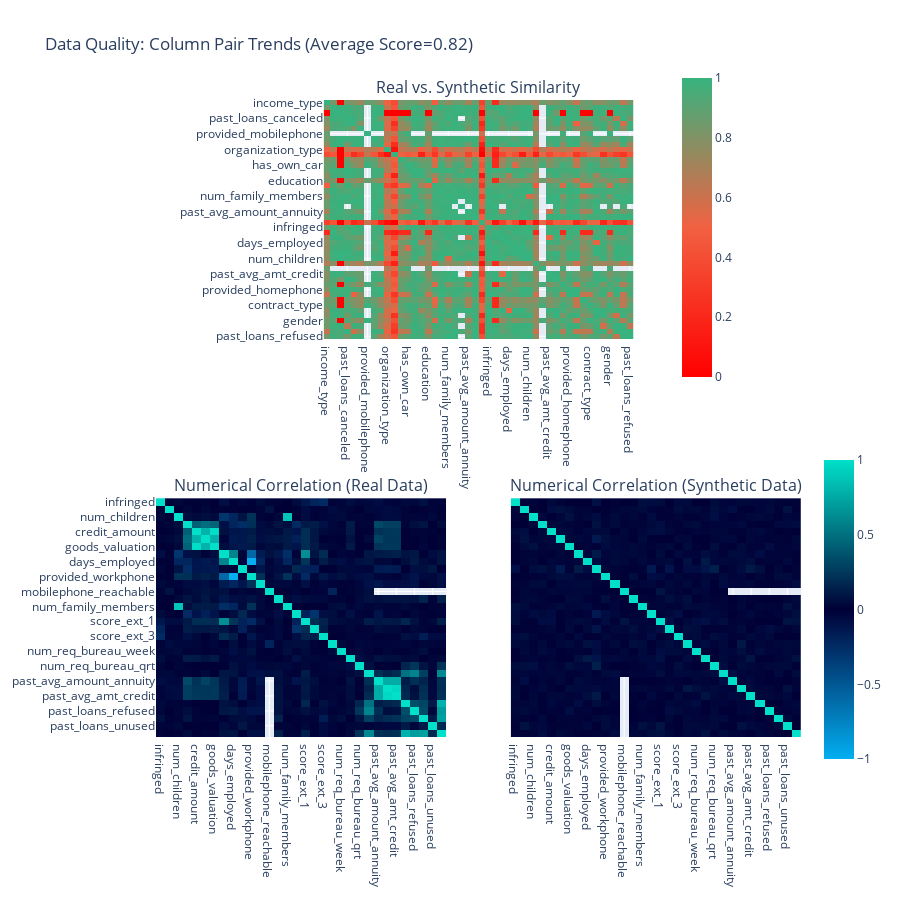

Write notebook code for a chart like this one.
### Code cell
report.get_visualization(property_name='Column Pair Trends')

### Figure 1 — Plotly figure (JSON) as saved in the notebook; plotly's stock layout.template omitted (floating-point values rounded to 4 significant figures; data arrays with more than 128 entries replaced by an {"elided": "..."} marker saying what was removed)
{"data": [{"coloraxis": "coloraxis", "hovertemplate": "<b>Column Pair</b><br>(%{x},%{y})<br><br>Similarity: %{z}<extra></extra>", "type": "heatmap", "x": ["income_type", "num_req_bureau_month", "score_ext_2", "past_loans_canceled", "credit_amount", "annual_income", "provided_mobilephone", "num_req_bureau_qrt", "num_req_bureau_year", "organization_type", "first_name", "housing_type", "has_own_car", "num_req_bureau_hour", "age", "education", "score_ext_1", "provided_email", "num_family_members", "past_loans_unused", "mobilephone_reachable", "past_avg_amount_annuity", "num_req_bureau_week", "last_name", "infringed", "score_ext_3", "past_avg_amt_application", "days_employed", "car_age", "loan_id", "num_children", "occupation_type", "num_req_bureau_day", "past_avg_amt_credit", "region_rating", "has_own_realty", "provided_homephone", "goods_valuation", "family_status", "contract_type", "provided_workphone", "past_loans_approved", "gender", "past_loans_total", "credit_annuity", "past_loans_refused"], "xaxis": "x", "y": ["income_type", "num_req_bureau_month", "score_ext_2", "past_loans_canceled", "credit_amount", "annual_income", "provided_mobilephone", "num_req_bureau_qrt", "num_req_bureau_year", "organization_type", "first_name", "housing_type", "has_own_car", "num_req_bureau_hour", "age", "education", "score_ext_1", "provided_email", "num_family_members", "past_loans_unused", "mobilephone_reachable", "past_avg_amount_annuity", "num_req_bureau_week", "last_name", "infringed", "score_ext_3", "past_avg_amt_application", "days_employed", "car_age", "loan_id", "num_children", "occupation_type", "num_req_bureau_day", "past_avg_amt_credit", "region_rating", "has_own_realty", "provided_homephone", "goods_valuation", "family_status", "contract_type", "provided_workphone", "past_loans_approved", "gender", "past_loans_total", "credit_annuity", "past_loans_refused"], "yaxis": "y", "z": {"elided": "46x46 float values"}}, {"coloraxis": "coloraxis2", "customdata": {"elided": "32x32 float values"}, "hovertemplate": "<b>Correlation</b><br>(%{x},%{y})<br><br>Real: %{z}<br>(vs. Synthetic: %{customdata})<extra></extra>", "type": "heatmap", "x": ["infringed", "loan_id", "num_children", "annual_income", "credit_amount", "credit_annuity", "goods_valuation", "age", "days_employed", "car_age", "provided_workphone", "provided_homephone", "mobilephone_reachable", "provided_email", "num_family_members", "region_rating", "score_ext_1", "score_ext_2", "score_ext_3", "num_req_bureau_hour", "num_req_bureau_week", "num_req_bureau_month", "num_req_bureau_qrt", "num_req_bureau_year", "past_avg_amount_annuity", "past_avg_amt_application", "past_avg_amt_credit", "past_loans_approved", "past_loans_refused", "past_loans_canceled", "past_loans_unused", "past_loans_total"], "xaxis": "x2", "y": ["infringed", "loan_id", "num_children", "annual_income", "credit_amount", "credit_annuity", "goods_valuation", "age", "days_employed", "car_age", "provided_workphone", "provided_homephone", "mobilephone_reachable", "provided_email", "num_family_members", "region_rating", "score_ext_1", "score_ext_2", "score_ext_3", "num_req_bureau_hour", "num_req_bureau_week", "num_req_bureau_month", "num_req_bureau_qrt", "num_req_bureau_year", "past_avg_amount_annuity", "past_avg_amt_application", "past_avg_amt_credit", "past_loans_approved", "past_loans_refused", "past_loans_canceled", "past_loans_unused", "past_loans_total"], "yaxis": "y2", "z": {"elided": "32x32 float values"}}, {"coloraxis": "coloraxis2", "customdata": {"elided": "32x32 float values"}, "hovertemplate": "<b>Correlation</b><br>(%{x},%{y})<br><br>Synthetic: %{z}<br>(vs. Real: %{customdata})<extra></extra>", "type": "heatmap", "x": ["infringed", "loan_id", "num_children", "annual_income", "credit_amount", "credit_annuity", "goods_valuation", "age", "days_employed", "car_age", "provided_workphone", "provided_homephone", "mobilephone_reachable", "provided_email", "num_family_members", "region_rating", "score_ext_1", "score_ext_2", "score_ext_3", "num_req_bureau_hour", "num_req_bureau_week", "num_req_bureau_month", "num_req_bureau_qrt", "num_req_bureau_year", "past_avg_amount_annuity", "past_avg_amt_application", "past_avg_amt_credit", "past_loans_approved", "past_loans_refused", "past_loans_canceled", "past_loans_unused", "past_loans_total"], "xaxis": "x3", "y": ["infringed", "loan_id", "num_children", "annual_income", "credit_amount", "credit_annuity", "goods_valuation", "age", "days_employed", "car_age", "provided_workphone", "provided_homephone", "mobilephone_reachable", "provided_email", "num_family_members", "region_rating", "score_ext_1", "score_ext_2", "score_ext_3", "num_req_bureau_hour", "num_req_bureau_week", "num_req_bureau_month", "num_req_bureau_qrt", "num_req_bureau_year", "past_avg_amount_annuity", "past_avg_amt_application", "past_avg_amt_credit", "past_loans_approved", "past_loans_refused", "past_loans_canceled", "past_loans_unused", "past_loans_total"], "yaxis": "y3", "z": {"elided": "32x32 float values"}}], "layout": {"annotations": [{"font": {"size": 16}, "showarrow": false, "text": "Real vs. Synthetic Similarity", "x": 0.5, "xanchor": "center", "xref": "paper", "y": 1, "yanchor": "bottom", "yref": "paper"}, {"font": {"size": 16}, "showarrow": false, "text": "Numerical Correlation (Real Data)", "x": 0.225, "xanchor": "center", "xref": "paper", "y": 0.375, "yanchor": "bottom", "yref": "paper"}, {"font": {"size": 16}, "showarrow": false, "text": "Numerical Correlation (Synthetic Data)", "x": 0.775, "xanchor": "center", "xref": "paper", "y": 0.375, "yanchor": "bottom", "yref": "paper"}], "coloraxis": {"cmax": 1, "cmin": 0, "colorbar": {"len": 0.5, "x": 0.8, "y": 0.8}, "colorscale": [[0, "#FF0000"], [0.5, "#F16141"], [1, "#36B37E"]]}, "coloraxis2": {"cmax": 1, "cmin": -1, "colorbar": {"len": 0.5, "y": 0.2}, "colorscale": [[0, "#03AFF1"], [0.5, "#000036"], [1, "#01E0C9"]]}, "height": 900, "title": {"text": "Data Quality: Column Pair Trends (Average Score=0.82)"}, "width": 900, "xaxis": {"anchor": "y", "domain": [0.26, 0.74]}, "xaxis2": {"anchor": "y2", "domain": [0, 0.45]}, "xaxis3": {"anchor": "y3", "domain": [0.55, 1], "matches": "x2"}, "yaxis": {"anchor": "x", "autorange": "reversed", "domain": [0.625, 1]}, "yaxis2": {"anchor": "x2", "autorange": "reversed", "domain": [0, 0.375]}, "yaxis3": {"anchor": "x3", "autorange": "reversed", "domain": [0, 0.375], "matches": "y2", "visible": false}}}
